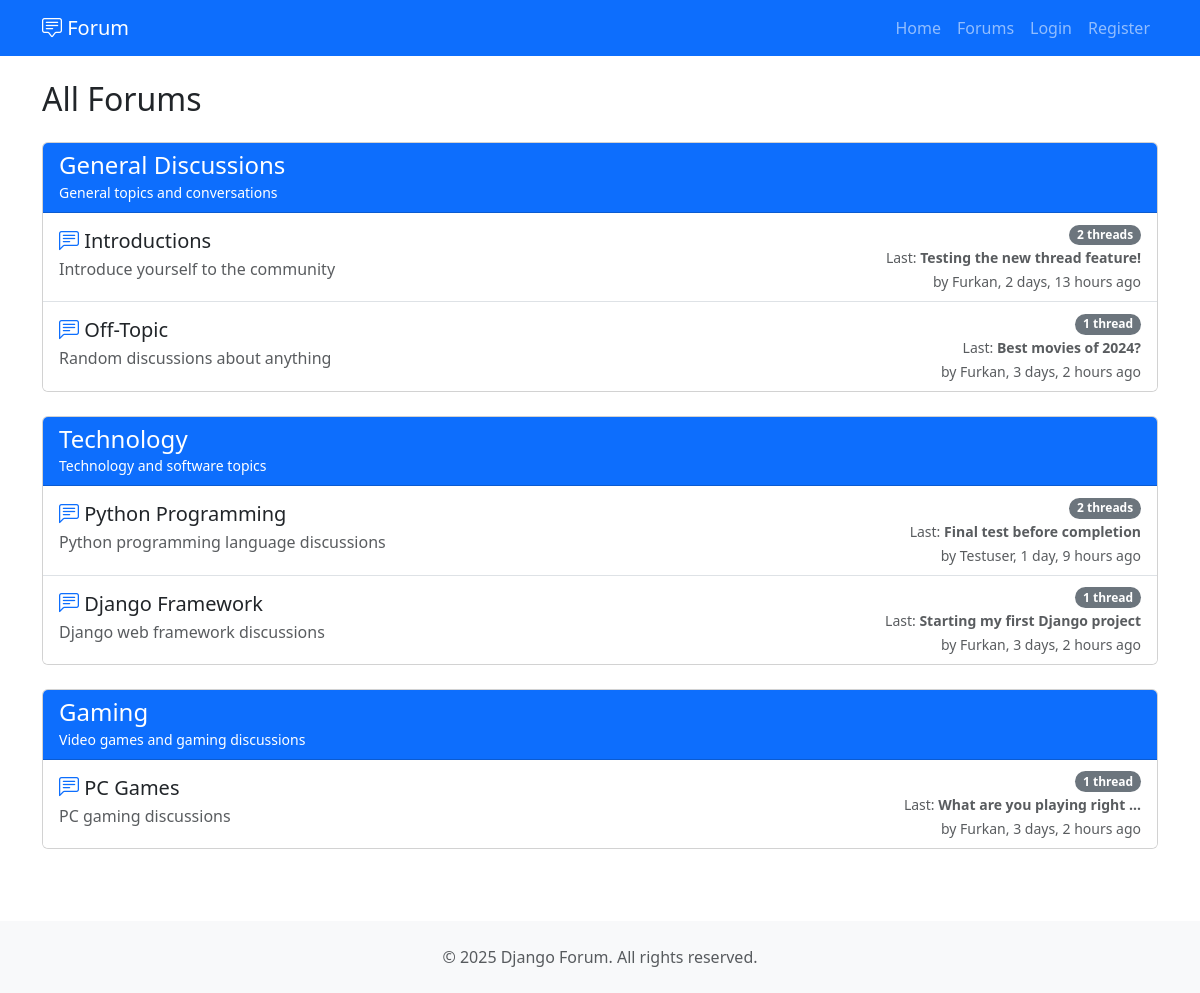
Page /forums/ on the committed database.
### forum/models.py (models this page shows, shortened)
class Category(models.Model):
    name = models.CharField(max_length=100, unique=True, help_text="Kategori adi")
    description = models.TextField(blank=True, help_text="Kategori aciklamasi")
    ordering = models.IntegerField(default=0, help_text="Siralama (kucuk sayi ustte)")
    created_at = models.DateTimeField(auto_now_add=True)
    class Meta:
        verbose_name = "Category"
        verbose_name_plural = "Categories"
        ordering = ['ordering', 'name']

class Forum(models.Model):
    category = models.ForeignKey(Category, on_delete=models.CASCADE, related_name='forums')
    title = models.CharField(max_length=200, help_text="Forum basligi")
    description = models.TextField(help_text="Forum aciklamasi")
    ordering = models.IntegerField(default=0, help_text="Siralama")
    created_at = models.DateTimeField(auto_now_add=True)
    def thread_count(self):
        return self.threads.count()
    def last_thread(self):
        return self.threads.order_by('-created_at').first()
    class Meta:
        verbose_name = "Forum"
        verbose_name_plural = "Forums"
        ordering = ['ordering', 'title']

class Thread(models.Model):
    forum = models.ForeignKey(Forum, on_delete=models.CASCADE, related_name='threads')
    author = models.ForeignKey(User, on_delete=models.CASCADE, related_name='threads')
    title = models.CharField(max_length=200, help_text="Konu basligi")
    body = models.TextField(help_text="Konu icerigi")
    is_closed = models.BooleanField(default=False, help_text="Konu kapali mi?")
    created_at = models.DateTimeField(auto_now_add=True)
    updated_at = models.DateTimeField(auto_now=True)
    class Meta:
        verbose_name = "Thread"
        verbose_name_plural = "Threads"
        ordering = ['-created_at']

### forum/views.py (the view)
# urls.py: path('forums/', views.ForumListView.as_view(), name='forum_list'),
class ForumListView(ListView):
    model = Forum
    template_name = 'forum/forum_list.html'
    context_object_name = 'forums'
    def get_queryset(self):
        return Forum.objects.select_related('category').order_by('category__ordering', 'ordering')

### forum/templates/forum/forum_list.html (shortened to what this page needs)
{% extends 'base.html' %}
{% block content %}
<div class="row">
    <div class="col-12">
        <h2 class="mb-4">All Forums</h2>
        {% regroup forums by category as category_list %}
        {% for category in category_list %}
        <div class="card mb-4">
            <div class="card-header bg-primary text-white">
                <h4 class="mb-0">{{ category.grouper.name }}</h4>
                <p class="mb-0"><small>{{ category.grouper.description }}</small></p>
            </div>
            <div class="list-group list-group-flush">
                {% for forum in category.list %}
                <a href="{% url 'forum_detail' forum.pk %}" class="list-group-item list-group-item-action">
                    <div class="d-flex w-100 justify-content-between align-items-center">
                        <div>
                            <h5 class="mb-1">
                                <i class="bi bi-chat-left-text text-primary"></i>
                                {{ forum.title }}
                            </h5>
                            <p class="mb-1 text-muted">{{ forum.description }}</p>
                        </div>
                        <div class="text-end">
                            <span class="badge bg-secondary rounded-pill">
                                {{ forum.thread_count }} thread{{ forum.thread_count|pluralize }}
                            </span>
                            {% with last_thread=forum.last_thread %}
                                {% if last_thread %}
                                    <br>
                                    <small class="text-muted">
                                        Last: <strong>{{ last_thread.title|truncatewords:5 }}</strong>
                                        <br>by {{ last_thread.author.username }}, {{ last_thread.created_at|timesince }} ago
                                    </small>
                                {% endif %}
                            {% endwith %}
                        </div>
                    </div>
                </a>
                {% endfor %}
            </div>
        </div>
        {% endfor %}
    </div>
</div>
{% endblock %}

### rows in the picture
Category: grouper.name "General Discussions", grouper.description "General topics and conversations"
Forum: title "Introductions", description "Introduce yourself to the community", thread_count "2", last_thread "Testing the new thread feature!", last_thread.author.username "Furkan", last_thread.created_at "2 days, 13 hours"
Forum: title "Off-Topic", description "Random discussions about anything", thread_count "1", last_thread "Best movies of 2024?", last_thread.author.username "Furkan", last_thread.created_at "3 days, 2 hours"
Category: grouper.name "Technology", grouper.description "Technology and software topics"
Forum: title "Python Programming", description "Python programming language discussions", thread_count "2", last_thread "Final test before completion", last_thread.author.username "Testuser", last_thread.created_at "1 day, 9 hours"
Forum: title "Django Framework", description "Django web framework discussions", thread_count "1", last_thread "Starting my first Django project", last_thread.author.username "Furkan", last_thread.created_at "3 days, 2 hours"
Category: grouper.name "Gaming", grouper.description "Video games and gaming discussions"
Forum: title "PC Games", description "PC gaming discussions", thread_count "1", last_thread "What are you playing right …", last_thread.author.username "Furkan", last_thread.created_at "3 days, 2 hours"
